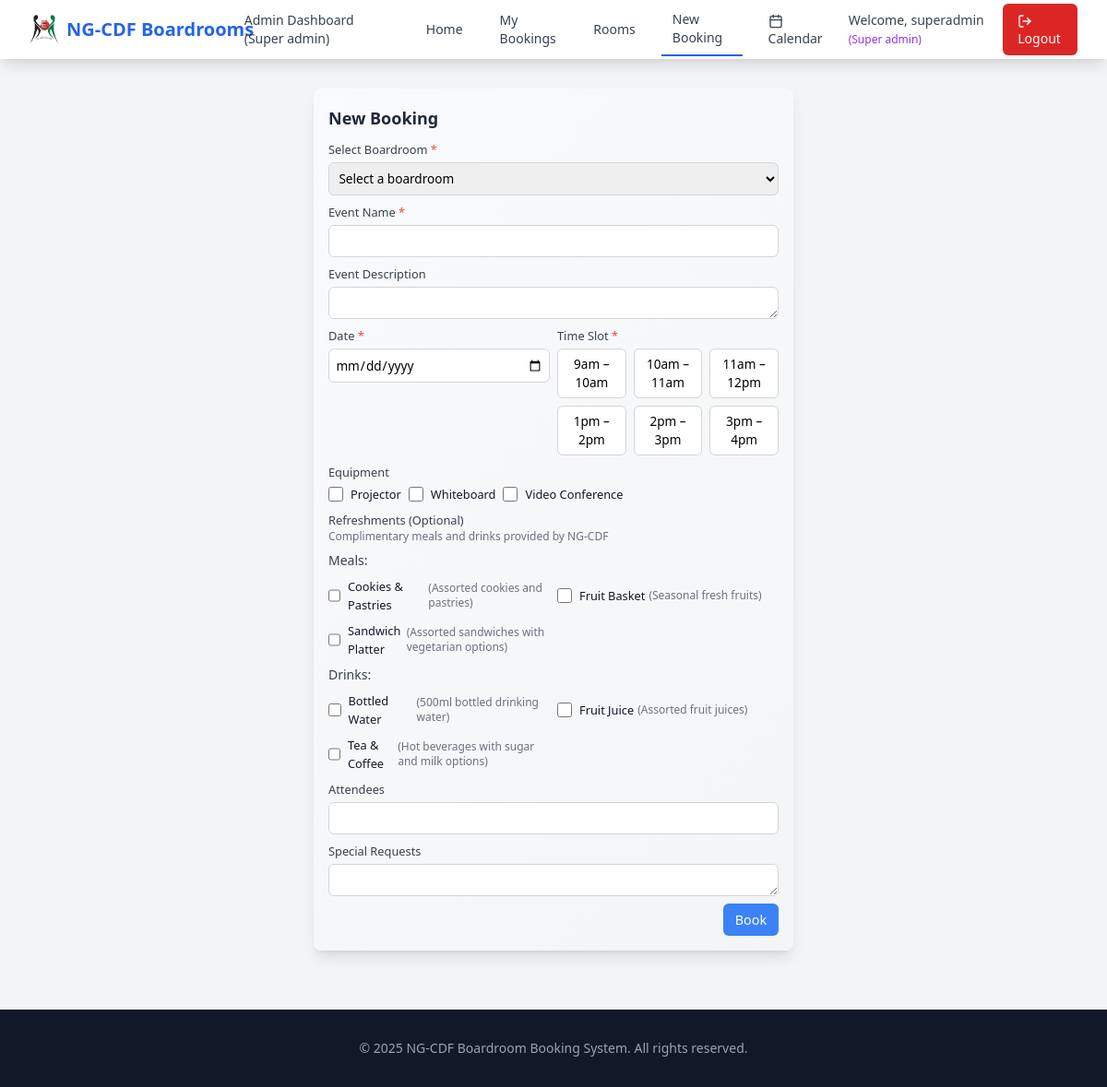
Screenshot of /booking.php (signed in) with the database file from the repository.
### tables this page shows
CREATE TABLE meals_drinks (
    id INT AUTO_INCREMENT PRIMARY KEY,
    name VARCHAR(255) NOT NULL,
    category ENUM('meal', 'drink') NOT NULL,
    description TEXT,
    price DECIMAL(10,2) DEFAULT 0.00,
    available BOOLEAN DEFAULT TRUE,
    image_url VARCHAR(500),
    created_by INT NOT NULL,
    created_at TIMESTAMP DEFAULT CURRENT_TIMESTAMP,
    updated_at TIMESTAMP DEFAULT CURRENT_TIMESTAMP ON UPDATE CURRENT_TIMESTAMP,
    FOREIGN KEY (created_by) REFERENCES users(id)
);

### booking.php (the view, shortened to what this page needs)
<?php
include 'db_connect.php';
$room_id = isset($_GET['room_id']) ? intval($_GET['room_id']) : 0;
$available_items = [];
$items_sql = "SELECT * FROM meals_drinks WHERE available = 1 ORDER BY category, name";
$items_result = $conn->query($items_sql);
if ($items_result->num_rows > 0) {
    while($item = $items_result->fetch_assoc()) {
        $available_items[] = $item;
    }
}
?>
<!DOCTYPE html>
<html lang="en">
<head>
    <script src="https://cdn.tailwindcss.com"></script>
    <link href="https://unpkg.com/aos@2.3.1/dist/aos.css" rel="stylesheet">
</head>
<body class="bg-gray-100">
    <?php include 'navbar.php'; ?>
    <main class="container mx-auto px-4 py-6">
        <section class="booking-section rounded-lg shadow-lg" data-aos="fade-up">
            <h2 class="text-2xl font-bold text-gray-800 mb-2">New Booking</h2>
            <form action="booking.php" method="POST" class="compact-form">
                <div class="form-row">
                    <label for="room_id" class="block text-sm font-medium text-gray-700 required-field">Select Boardroom</label>
                    <select id="room_id" name="room_id" required class="form-input mt-1 block w-full">
                        <option value="" <?= $room_id == 0 ? 'selected' : '' ?>>Select a boardroom</option>
                    </select>
                </div>
                <div class="form-row">
                    <label for="event-name" class="block text-sm font-medium text-gray-700 required-field">Event Name</label>
                    <input type="text" id="event-name" name="event-name" required class="form-input mt-1 block w-full">
                </div>
                <div class="form-row">
                    <label for="event-description" class="block text-sm font-medium text-gray-700">Event Description</label>
                    <textarea id="event-description" name="event-description" rows="1" class="form-input mt-1 block w-full"></textarea>
                </div>
                <div class="grid grid-cols-1 md:grid-cols-2 gap-2">
                    <div class="form-row">
                        <label for="booking-date" class="block text-sm font-medium text-gray-700 required-field">Date</label>
                        <input type="date" id="booking-date" name="booking-date" min="<?= date('Y-m-d') ?>" required class="form-input mt-1 block w-full">
                    </div>
                    <div class="form-row">
                        <label for="time-slot" class="block text-sm font-medium text-gray-700 required-field">Time Slot</label>
                        <div id="time-slot-container" class="mt-1 grid grid-cols-3 gap-2"></div>
                    </div>
                </div>
                <div class="form-row">
                    <label class="block text-sm font-medium text-gray-700">Equipment</label>
                    <div class="mt-1 flex flex-wrap gap-2">
                        <label class="inline-flex items-center text-sm">
                            <input id="projector" name="equipment[]" type="checkbox" value="Projector" class="h-4 w-4 text-blue-600 border-gray-300 rounded focus:ring-blue-500">
                            <span class="ml-2 text-gray-900">Projector</span>
                        </label>
                        <label class="inline-flex items-center text-sm">
                            <input id="whiteboard" name="equipment[]" type="checkbox" value="Whiteboard" class="h-4 w-4 text-blue-600 border-gray-300 rounded focus:ring-blue-500">
                            <span class="ml-2 text-gray-900">Whiteboard</span>
                        </label>
                        <label class="inline-flex items-center text-sm">
                            <input id="video-conference" name="equipment[]" type="checkbox" value="Video Conference System" class="h-4 w-4 text-blue-600 border-gray-300 rounded focus:ring-blue-500">
                            <span class="ml-2 text-gray-900">Video Conference</span>
                        </label>
                    </div>
                </div>
                <div class="form-row">
                    <label class="block text-sm font-medium text-gray-700">Refreshments (Optional)</label>
                    <p class="text-xs text-gray-500 mb-2">Complimentary meals and drinks provided by NG-CDF</p>
                    <div class="mt-1 space-y-2">
                        <?php if (!empty($available_items)): ?>
                            <?php
                            $meals = array_filter($available_items, function($item) { return $item['category'] == 'meal'; });
                            $drinks = array_filter($available_items, function($item) { return $item['category'] == 'drink'; });
                            ?>
                            <?php if (!empty($meals)): ?>
                            <div>
                                <p class="text-sm font-medium text-gray-700 mb-2">Meals:</p>
                                <div class="grid grid-cols-1 md:grid-cols-2 gap-2">
                                    <?php foreach ($meals as $meal): ?>
                                    <label class="flex items-center text-sm">
                                        <input type="checkbox" name="refreshments[]" value="<?= $meal['name'] ?>" class="h-4 w-4 text-orange-600 border-gray-300 rounded focus:ring-orange-500">
                                        <span class="ml-2 text-gray-900"><?= htmlspecialchars($meal['name']) ?></span>
                                        <?php if (!empty($meal['description'])): ?>
                                        <span class="ml-1 text-xs text-gray-500">(<?= htmlspecialchars($meal['description']) ?>)</span>
                                        <?php endif; ?>
                                    </label>
                                    <?php endforeach; ?>
                                </div>
                            </div>
                            <?php endif; ?>
                            <?php if (!empty($drinks)): ?>
                            <div>
                                <p class="text-sm font-medium text-gray-700 mb-2">Drinks:</p>
                                <div class="grid grid-cols-1 md:grid-cols-2 gap-2">
                                    <?php foreach ($drinks as $drink): ?>
                                    <label class="flex items-center text-sm">
                                        <input type="checkbox" name="refreshments[]" value="<?= $drink['name'] ?>" class="h-4 w-4 text-blue-600 border-gray-300 rounded focus:ring-blue-500">
                                        <span class="ml-2 text-gray-900"><?= htmlspecialchars($drink['name']) ?></span>
                                        <?php if (!empty($drink['description'])): ?>
                                        <span class="ml-1 text-xs text-gray-500">(<?= htmlspecialchars($drink['description']) ?>)</span>
                                        <?php endif; ?>
                                    </label>
                                    <?php endforeach; ?>
                                </div>
                            </div>
                            <?php endif; ?>
                        <?php else: ?>
                            <p class="text-sm text-gray-500">No refreshments currently available.</p>
                        <?php endif; ?>
                    </div>
                </div>
                <div class="form-row">
                    <label for="attendees" class="block text-sm font-medium text-gray-700">Attendees</label>
                    <input type="number" id="attendees" name="attendees" min="1" class="form-input mt-1 block w-full">
                </div>
                <div class="form-row">
                    <label for="special-requests" class="block text-sm font-medium text-gray-700">Special Requests</label>
                    <textarea id="special-requests" name="special-requests" rows="1" class="form-input mt-1 block w-full"></textarea>
                </div>
                <div class="flex justify-end mt-2">
                    <button type="submit" class="submit-button">
                        Book
                    </button>
                </div>
            </form>
        </section>
    </main>
    <footer class="bg-gray-900 text-gray-400 py-8 mt-8">
        <div class="container mx-auto px-4 text-center">
            <p class="text-gray-400 text-sm">
                &copy; 2025 NG-CDF Boardroom Booking System. All rights reserved.
            </p>
        </div>
    </footer>
</body>
</html>

### booking.php (style rules this page uses)
.booking-section { background: linear-gradient(135deg, rgba(249,250,251,0.95) 0%, rgba(243,244,246,0.95) 100%); border-radius: 0.75rem; box-shadow: 0 6px 18px rgba(0,0,0,0.06); padding: 1rem; max-width: 520px; margin: 0.5rem auto; }
.booking-section h2 { color: #1F2937; font-size: 1.125rem; margin-bottom: 0.5rem; }
.form-input { border: 1px solid #D1D5DB; border-radius: 0.375rem; padding: 0.4rem; transition: border-color 0.2s; font-size: 0.85rem; }
.submit-button { background-color: #3B82F6; color: white; padding: 0.4rem 0.8rem; border-radius: 0.375rem; transition: background-color 0.2s; font-size: 0.9rem; }
.compact-form .form-row { margin-bottom: 0.5rem; }
.compact-form label { font-size: 0.8rem; }
.required-field::after { content: " *"; color: #EF4444; }

### navbar.php (style rules this page uses)
:root { --navbar-height: 64px; }

### rows the page displays
meals_drinks: name "Cookies & Pastries", description "Assorted cookies and pastries"
meals_drinks: name "Fruit Basket", description "Seasonal fresh fruits"
meals_drinks: name "Sandwich Platter", description "Assorted sandwiches with vegetarian options"
meals_drinks: name "Bottled Water", description "500ml bottled drinking water"
meals_drinks: name "Fruit Juice", description "Assorted fruit juices"
meals_drinks: name "Tea & Coffee", description "Hot beverages with sugar and milk options"

### other values shown
str_replace('_', ' ', $_SESSION['admin_type']) "Super admin"
$_SESSION['username'] "superadmin"
